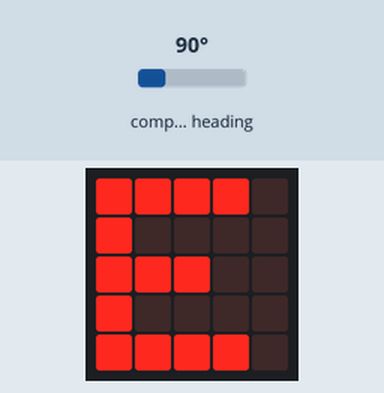
A program run on a simulated BBC micro:bit (MakeCode). Shown: the board's 5×5 LED display. The test bench sets the inputs (shaded band); at power-on: compass heading 90°. The compass is already calibrated.

Above: at 1.2 s.
1.3 s: compass heading set to 7°
At 2.4 s:
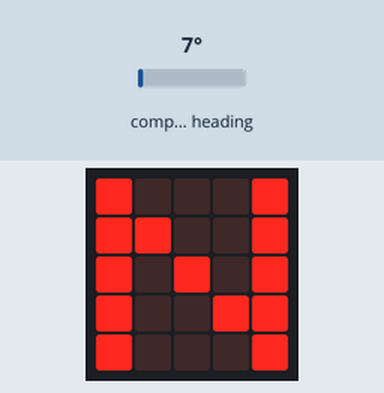
3.0 s: compass heading set to 180°
At 3.8 s:
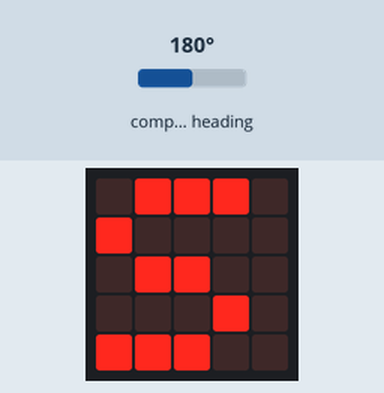
4.5 s: compass heading set to 269°
At 5.3 s:
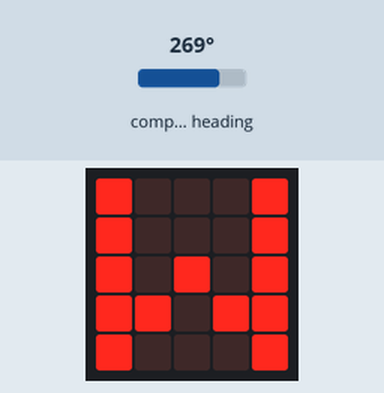
6.1 s: compass heading set to 256°
7.6 s: compass heading set to 246°
At 8.4 s:
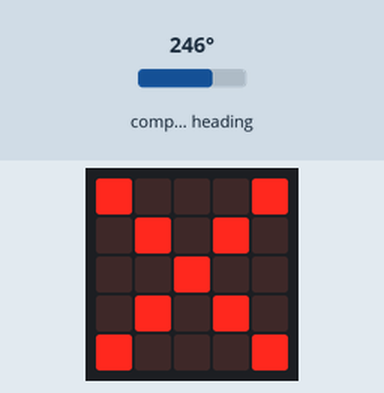
9.2 s: compass heading set to 90°
At 10.9 s:
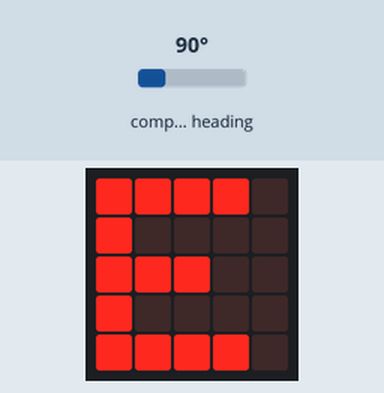
Timing chart, 0 to 12.0 s (numbered marks = the images above; inputs shaded):
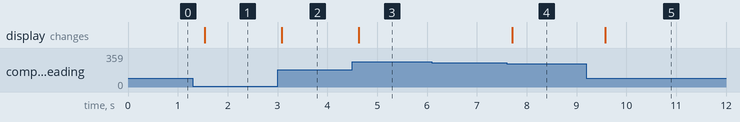

The program:

main.ts
```typescript
basic.forever(function () {
    if (input.compassHeading() <= 20 || input.compassHeading() >= 340) {
        basic.showString("N")
    } else if (input.compassHeading() >= 70 && input.compassHeading() <= 110) {
        basic.showString("E")
    } else if (input.compassHeading() >= 160 && input.compassHeading() <= 200) {
        basic.showString("S")
    } else if (input.compassHeading() >= 250 && input.compassHeading() <= 290) {
        basic.showString("W")
    } else {
        basic.showIcon(IconNames.No)
    }
})
```

test.ts
```typescript
// 在這裡測試；當此封包作為擴充功能時，將不會編譯此內容。
```

Measured:
- the behaviour switches between 250 and 249° on compass heading (found by bisection; images 3 and 4)
- after the input at 1.3 s, the display: changes after 0.24 s (image 1)
- after the input at 3.0 s, the display: changes after 0.08 s (image 2)
- after the input at 4.5 s, the display: changes after 0.13 s (image 3)
- after the input at 6.1 s, every drawn part: stays the same
- after the input at 7.6 s, the display: changes after 0.11 s (image 4)
- after the input at 9.2 s, the display: changes after 0.38 s (image 5)
